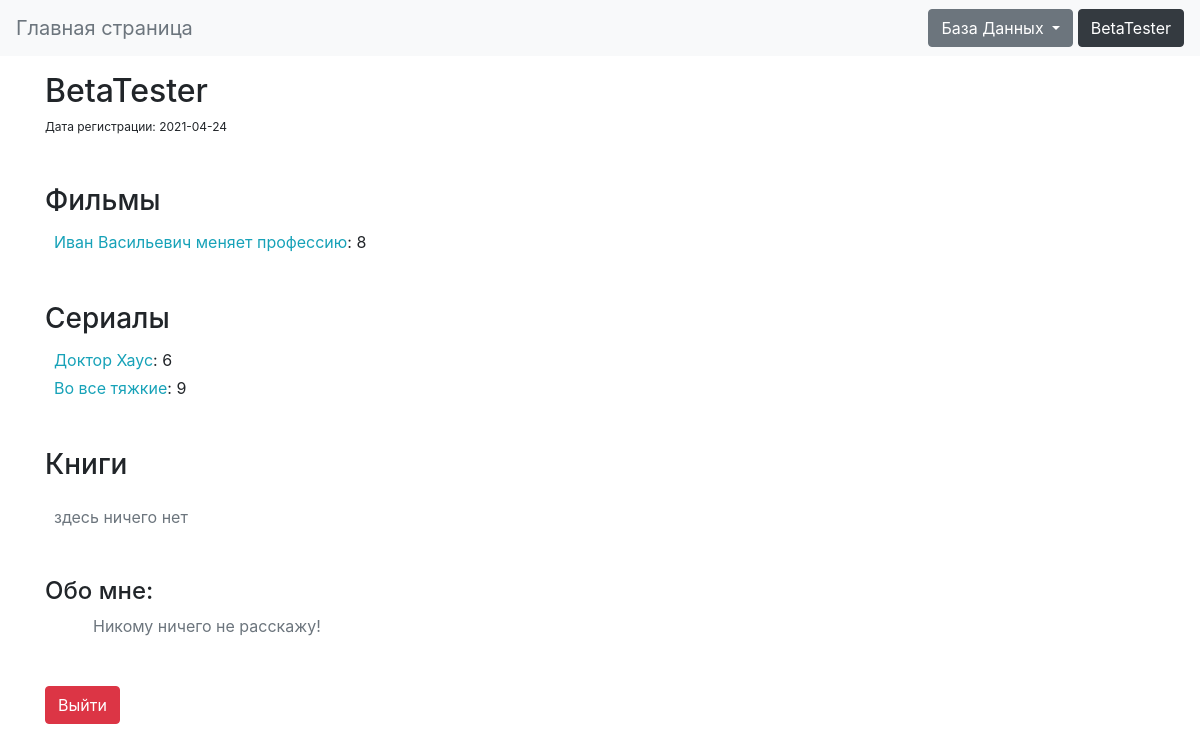
The page /profile (signed in) on the database as committed earlier.
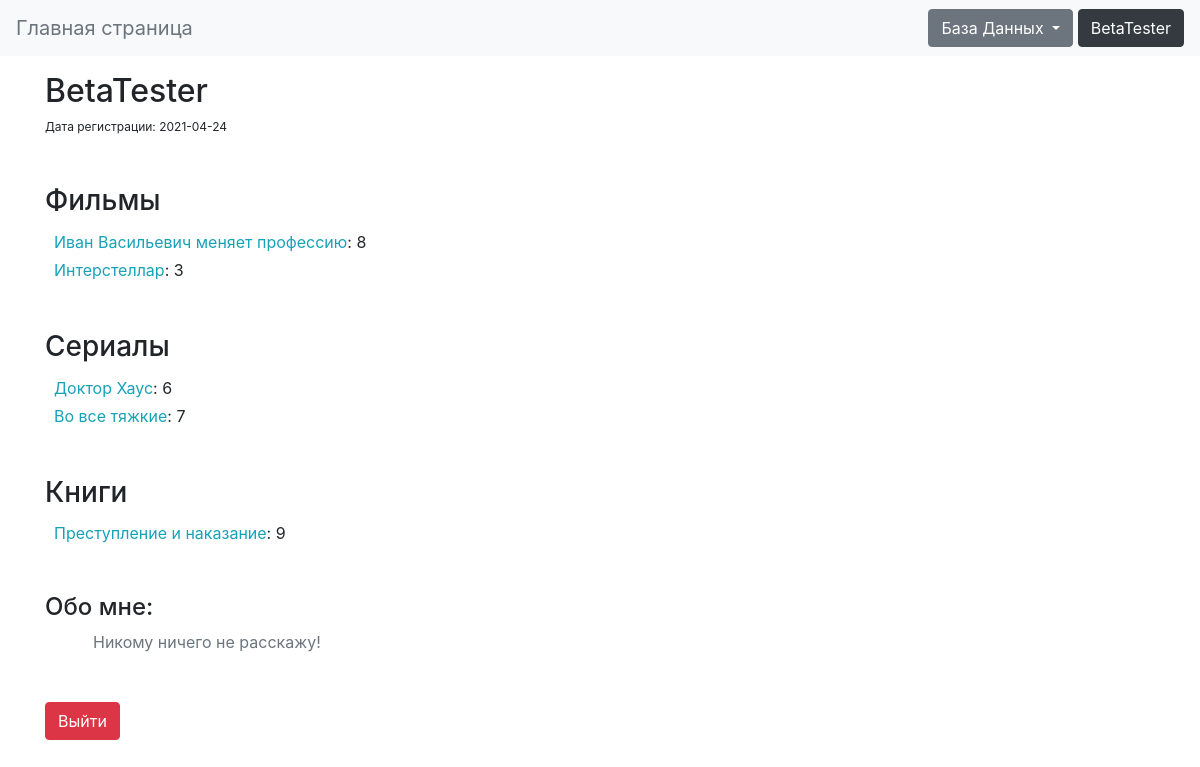
The same page on the database as committed later.
### data/users.py (models this page shows, shortened)
class User(SqlAlchemyBase, UserMixin):
    __tablename__ = 'users'
    id = sqlalchemy.Column(sqlalchemy.Integer,
                           primary_key=True, autoincrement=True)
    name = sqlalchemy.Column(sqlalchemy.String, nullable=True)
    about = sqlalchemy.Column(sqlalchemy.String, nullable=True)
    email = sqlalchemy.Column(sqlalchemy.String,
                              index=True, unique=True, nullable=True)
    hashed_password = sqlalchemy.Column(sqlalchemy.String, nullable=True)
    created_date = sqlalchemy.Column(sqlalchemy.DateTime,
                                     default=datetime.datetime.now)
    related = orm.relation("Entertain",
                             secondary="association",
                             backref="users")

### data/object_ent.py (models this page shows)
class Entertain(SqlAlchemyBase):
    __tablename__ = 'entertain'
    id = sqlalchemy.Column(sqlalchemy.Integer,
                           primary_key=True, autoincrement=True)
    title = sqlalchemy.Column(sqlalchemy.String, nullable=False)
    type = sqlalchemy.Column(sqlalchemy.String, nullable=False)
    rate = sqlalchemy.Column(sqlalchemy.Float, nullable=False, default=0)
    count = sqlalchemy.Column(sqlalchemy.Integer, default=0)
    critics = sqlalchemy.Column(sqlalchemy.String, default='')

### main.py (the view)
@app.route('/profile')
@login_required
def profile():
    films_user = []
    books_user = []
    tv_series_user = []
    films_rates = []
    books_rates = []
    tv_rates = []
    db_sess = db_session.create_session()
    db_sess.commit()
    for i in current_user.related:
        if i.type == 'films':
            films_user.append(i)
            for j in i.critics.split():
                if str(current_user.id) == j.split('-')[0]:
                    films_rates.append(j.split('-')[1])  # можно не добавлять
    for i in current_user.related:
        if i.type == 'books':
            books_user.append(i)
            for j in i.critics.split():
                if str(current_user.id) == j.split('-')[0]:
                    books_rates.append(j.split('-')[1])
    for i in current_user.related:
        if i.type == 'TV series':
            tv_series_user.append(i)
            for j in i.critics.split():
                if str(current_user.id) == j.split('-')[0]:
                    tv_rates.append(j.split('-')[1])
    date = str(current_user.created_date)[:10]
    length_b = len(books_user)
    length_t = len(tv_series_user)
    length_f = len(films_user)
    return render_template('profile.html', title=current_user.name, films=films_user, books=books_user,
                           TV_series=tv_series_user, films_rates=films_rates, tv_rates=tv_rates,
                           books_rates=books_rates, length_f=length_f, length_b=length_b, length_t=length_t,
                           date=date)

### data/db_session.py (called while the page is built)
def create_session() -> Session:
    global __factory
    return __factory()

### main.py (called while the page is built)
@login_manager.user_loader
def load_user(user_id):
    db_sess = db_session.create_session()
    return db_sess.query(User).get(user_id)

### templates/profile.html
{% extends "base.html" %}
{% block content %}
<div class="row mt-3">
    <h2 class="col-4">{{ current_user.name }}</h2>
</div>
<div class="row mt-auto">
    <div class="col-4 small">Дата регистрации: {{ date }}</div>
</div>
<div class="row mt-5">
    <h3 class="col-4">Фильмы</h3>
</div>
{% if films %}
{% for i in range(length_f) %}
<div class="row mt-1"><a href="/entertain/films/{{ films[i].title }}" class="text-info ml-4">{{ films[i].title }}</a>: {{
    films_rates[i]
    }}
</div>
{% endfor %}
{% else %}
<div class="row mt-3 text-muted">
    <div class="cl-12 ml-4">здесь ничего нет</div>
</div>
{% endif %}
<div class="row mt-5">
    <h3 class="col-4">Сериалы</h3>
</div>
{% if TV_series %}
{% for i in range(length_t) %}
<div class="row mt-1"><a href="/entertain/TV-series/{{ TV_series[i].title }}" class="text-info ml-4">{{ TV_series[i].title
    }}</a>: {{
    tv_rates[i] }}
</div>
{% endfor %}
{% else %}
<div class="row mt-3 text-muted">
    <div class="cl-12 ml-4">здесь ничего нет</div>
</div>
{% endif %}
<div class="row mt-5">
    <h3 class="col-4">Книги</h3>
</div>
{% if books %}
{% for i in range(length_b) %}
<div class="row mt-1"><a href="/entertain/books/{{ books[i].title }}" class="text-info ml-4">{{ books[i].title }}</a>: {{
    books_rates[i]
    }}
</div>
{% endfor %}
{% else %}
<div class="row mt-3 text-muted">
    <div class="cl-12 ml-4">здесь ничего нет</div>
</div>
{% endif %}
<h4 class="row mt-5 ml-auto">
    Обо мне:
</h4>
<div class="row mt-auto ml-5">
    {% if current_user.about != '' %}
    {{ current_user.about }}
    {% else %}
    <div class="text-muted">Никому ничего не расскажу!</div>
    {% endif %}
</div>
<a class="btn btn-danger mt-5" href="/logout" role="button">Выйти</a>
{% endblock %}

### templates/base.html (shortened to what this page needs)
<!doctype html>
<html lang="en">
<head>
    <link rel="stylesheet" href="https://maxcdn.bootstrapcdn.com/bootstrap/4.0.0/css/bootstrap.min.css"
>
</head>
<body>
<header>
    <nav class="navbar bg-light" role="navigation">
        <a class="navbar-brand text-secondary" href="/">Главная страница</a>
        <div class="dropdown ml-auto">
            <button class="btn btn-secondary dropdown-toggle" data-toggle="dropdown">
                База Данных
            </button>
        {% if current_user.is_authenticated %}
        <a class="btn btn-dark" href="/profile">{{ current_user.name }}</a>
        {% else %}
            <a class="btn btn-primary" href="/register">Зарегистрироваться</a>
            <a class="btn btn-success" href="/login">Войти</a>
        </div>
        {% endif %}
    </nav>
</header>
<main role="main" class="container">
    {% block content %}{% endblock %}</main>
</body>
</html>

### templates/base.html (style rules this page uses)
div.small { font-size: 75%; }

Rows that differ between the two databases and show on the page:
now on this page (row edited): Entertain: title "Интерстеллар"
now on this page (row edited): Entertain: title "Преступление и наказание"
Other text that changed with them:
new list line: ": 3"
new list line: "Во все тяжкие"
new list line: ": 7"
new list line: ": 9"
list line gone: "Во все тяжкие"
list line gone: ": 9"
text no longer shown: "здесь ничего нет"
